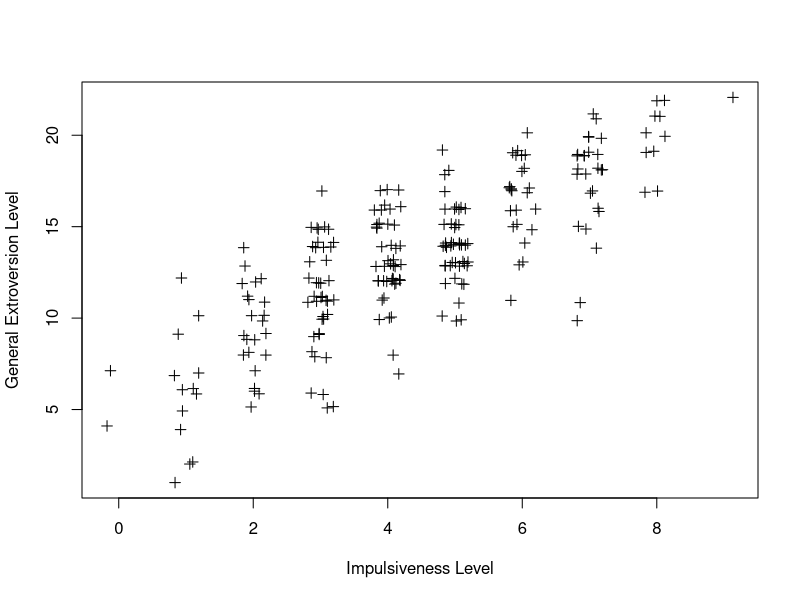

Reproduce this figure in R.
#!/usr/bin/env Rscript

# Loading the dataset

data <- read.csv(file="epi-bf-bdi-data.csv",head=T, sep="\t")

names(data)
attach(data)
dim(data)

# Overview

summary(data)

# Linear model visualization

plot(jitter(epiImp), jitter(epiE), xlab="Impulsiveness Level", ylab="General Extroversion Level", pch=3)

# Linear model construction

mod <- lm(epiE~epiImp)
summary(mod)

# Mean of the residuals

mean(mod$residuals)
